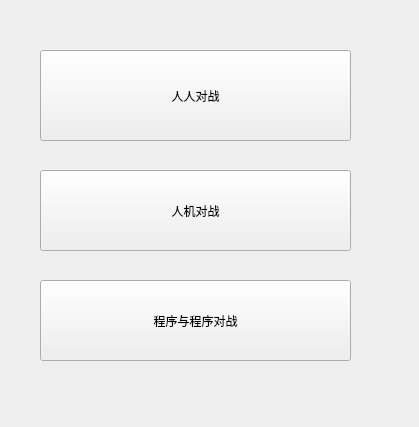
<?xml version="1.0" encoding="UTF-8"?>
<ui version="4.0">
 <class>GameType</class>
 <widget class="QWidget" name="GameType">
  <property name="geometry">
   <rect>
    <x>0</x>
    <y>0</y>
    <width>419</width>
    <height>427</height>
   </rect>
  </property>
  <property name="windowTitle">
   <string>Form</string>
  </property>
  <widget class="QPushButton" name="pushButton_pvsp">
   <property name="geometry">
    <rect>
     <x>40</x>
     <y>50</y>
     <width>311</width>
     <height>91</height>
    </rect>
   </property>
   <property name="text">
    <string>人人对战</string>
   </property>
  </widget>
  <widget class="QPushButton" name="pushButton_pvsc">
   <property name="geometry">
    <rect>
     <x>40</x>
     <y>170</y>
     <width>311</width>
     <height>81</height>
    </rect>
   </property>
   <property name="text">
    <string>人机对战</string>
   </property>
  </widget>
  <widget class="QPushButton" name="pushButton_pvsp_2">
   <property name="geometry">
    <rect>
     <x>40</x>
     <y>280</y>
     <width>311</width>
     <height>81</height>
    </rect>
   </property>
   <property name="text">
    <string>程序与程序对战</string>
   </property>
  </widget>
 </widget>
 <resources/>
 <connections/>
</ui>
